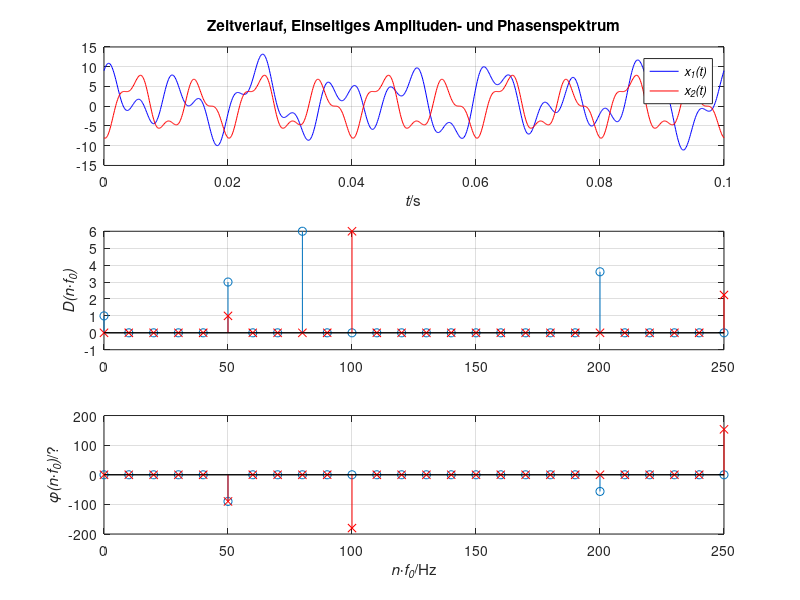
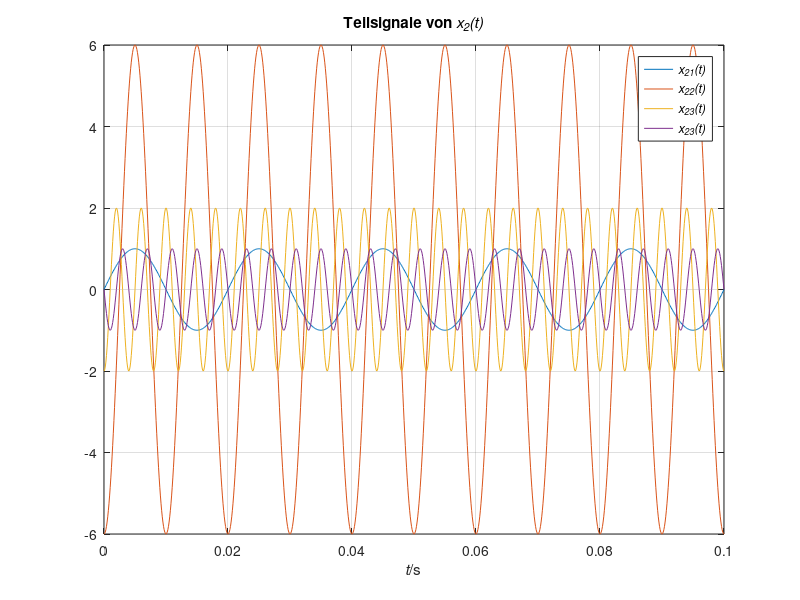
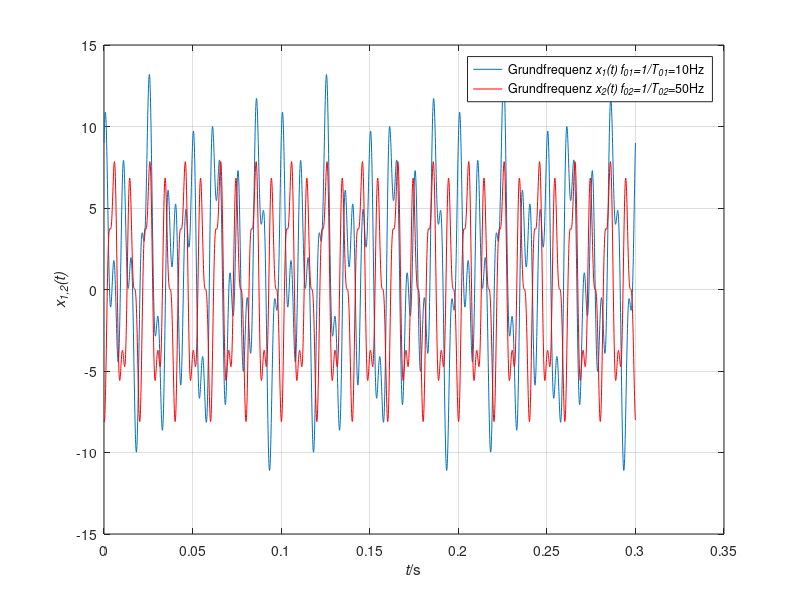

Recreate these plots in MATLAB, in order.
clear all; clc ; close all;

f0=10%Hz
dt=1e-4
N1=1000
t=0:dt:(N1*dt)

x1=1+3*sin(50*2*pi*t)+6*cos(80*2*pi*t)+2*cos(200*2*pi*t)+3*sin(200*2*pi*t);
x2=sin(50*2*pi*t)-6*cos(100*2*pi*t)-2*cos(250*2*pi*t)-sin(250*2*pi*t);

subplot(311)
plot(t,x1,'b',t,x2,'r')
grid on
xlabel('{\itt}/s');
legend('{\itx_1(t)}','{\itx_2(t)}')
title('Zeitverlauf, Einseitiges Amplituden- und Phasenspektrum');

T0=1/f0
N=25

for n=1:N
    a1(n+1)=2/T0*trapz(t,x1.*cos(2*pi/T0*n*t))
    a2(n+1)=2/T0*trapz(t,x2.*cos(2*pi/T0*n*t))
    b1(n+1)=2/T0*trapz(t,x1.*sin(2*pi/T0*n*t))
    b2(n+1)=2/T0*trapz(t,x2.*sin(2*pi/T0*n*t))
end

D1=abs(a1-j*b1); %Amplitude
phi1=angle(a1-j*b1).*(D1>1e-12); %Phase. "Rechenungenauigkeiten"

D2=abs(a2-j*b2); %Amplitude
phi2=angle(a2-j*b2).*(D2>1e-12); %Phase. "Rechenungenauigkeiten"

%%Gleichanteil
a1(1)=2/T0*trapz(t,x1); %Berechnung des doppelten Gleichanteils
D1(1)=a1(1)/2; %Berechnung des Gleichanteils
phi1(1)=0;

a2(1)=2/T0*trapz(t,x2); %Berechnung des doppelten Gleichanteils
D2(1)=a2(1)/2; %Berechnung des Gleichanteils
phi2(1)=0;

%%Plotten 

n=0:length(D1)-1; %Indexvektor (D1 und D2 gleich lang)
subplot(312); 
stem(n*f0,D1);
hold all
stem(n*f0,D2,'xr');
grid;
ylabel('{\itD(n\cdotf_0)}');

subplot(313); 
stem(n*f0,phi1*180/pi);
hold all
stem(n*f0,phi2*180/pi,'xr');
grid;
ylabel('{\it\phi(n\cdotf_0)}/?');
xlabel('{\itn\cdotf_0}/Hz');

%d 
% +-90 Phasen bezogen auf cos(), +-180 phasen bezogen auf sin()
%Die Amplitude h?ngt von den Koeffizient des Signals ab

%%e
x21=1*sin(50*2*pi*t);
x22=-6*cos(100*2*pi*t);
x23=-2*cos(250*2*pi*t);
x24=-1*sin(250*2*pi*t);

figure
plot(t, x21, t, x22, t, x23 , t, x24)
grid
xlabel('{\itt}/s');
legend('{\itx_{21}(t)}', '{\itx_{22}(t)}', '{\itx_{23}(t)}','{\itx_{23}(t)}' )
title('Teilsignale von {\itx_2(t)}');

%%f kommentar

%%g

t1=0:dt:(N1*dt*3)
x1t1=1+3*sin(50*2*pi*t1)+6*cos(80*2*pi*t1)+2*cos(200*2*pi*t1)+3*sin(200*2*pi*t1);
x2t1=sin(50*2*pi*t1)-6*cos(100*2*pi*t1)-2*cos(250*2*pi*t1)-sin(250*2*pi*t1);

figure
plot(t1,x1t1,t1,x2t1,'r')
grid
xlabel('{\itt}/s');
ylabel('\itx_{1,2}(t)')

T01=0.1
T02=0.02
f01=1/T01
f02=1/T02

text1=['Grundfrequenz {\itx_1(t) f_{01}=1/T_{01}}=' num2str(f01) 'Hz']
text2=['Grundfrequenz {\itx_2(t) f_{02}=1/T_{02}}=' num2str(f02) 'Hz']
legend({text1 text2})

% Grundfrequenz, die die Periodendauer des Signals bestimmt





